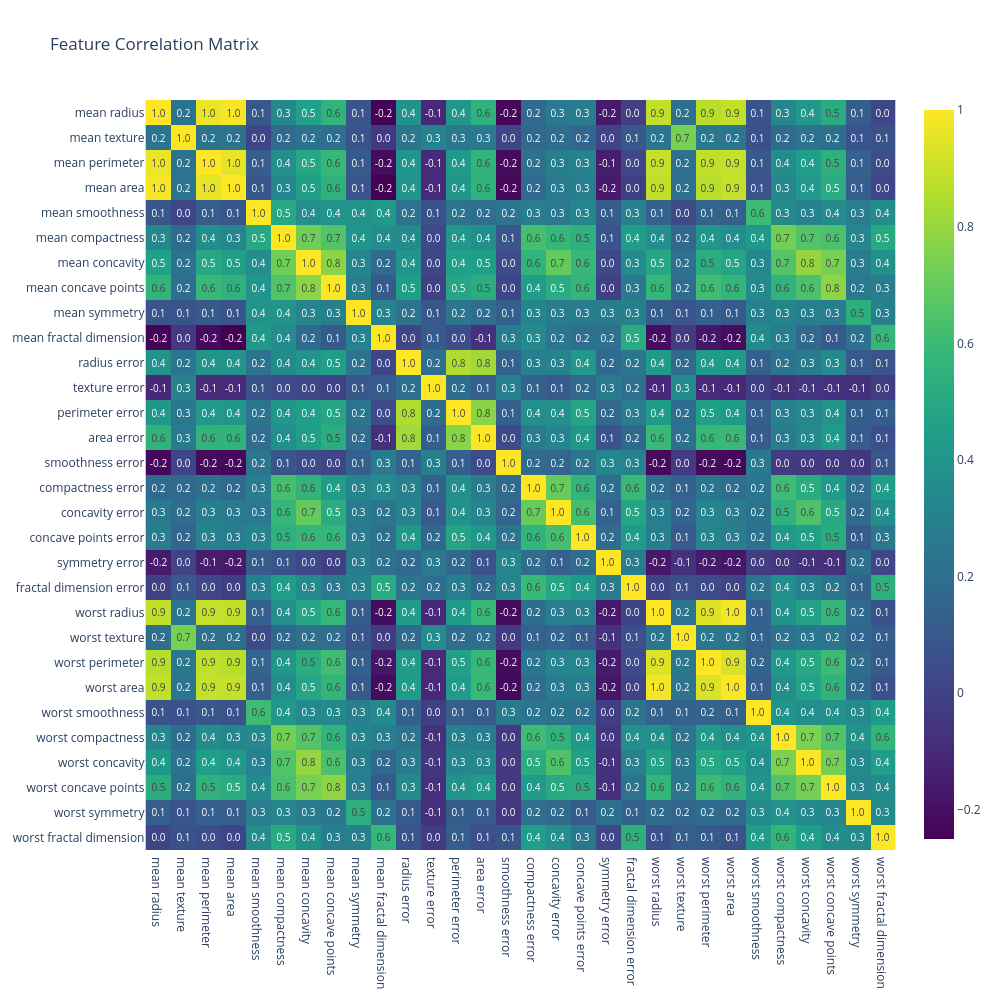

Notebook source saved alongside this figure:
### Markdown cell above
## Correlation analysis

### Code cell
print("Kendall correlation matrix between features")

corr = X_train.corr(method='kendall')

fig = px.imshow(
    corr,
    color_continuous_scale="viridis",
    title="Feature Correlation Matrix",
    text_auto=".1f" 
)

fig.update_traces(
    textfont_size=10 
)

fig.update_layout(
    height=1000,
    width=1000
)

fig.show()

### Figure 1 — Plotly figure (JSON) as saved in the notebook; plotly's stock layout.template omitted (floating-point values rounded to 4 significant figures; data arrays with more than 128 entries replaced by an {"elided": "..."} marker saying what was removed)
{"data": [{"coloraxis": "coloraxis", "hovertemplate": "x: %{x}<br>y: %{y}<br>color: %{z}<extra></extra>", "name": "0", "textfont": {"size": 10}, "texttemplate": "%{z:.1f}", "type": "heatmap", "x": ["mean radius", "mean texture", "mean perimeter", "mean area", "mean smoothness", "mean compactness", "mean concavity", "mean concave points", "mean symmetry", "mean fractal dimension", "radius error", "texture error", "perimeter error", "area error", "smoothness error", "compactness error", "concavity error", "concave points error", "symmetry error", "fractal dimension error", "worst radius", "worst texture", "worst perimeter", "worst area", "worst smoothness", "worst compactness", "worst concavity", "worst concave points", "worst symmetry", "worst fractal dimension"], "xaxis": "x", "y": ["mean radius", "mean texture", "mean perimeter", "mean area", "mean smoothness", "mean compactness", "mean concavity", "mean concave points", "mean symmetry", "mean fractal dimension", "radius error", "texture error", "perimeter error", "area error", "smoothness error", "compactness error", "concavity error", "concave points error", "symmetry error", "fractal dimension error", "worst radius", "worst texture", "worst perimeter", "worst area", "worst smoothness", "worst compactness", "worst concavity", "worst concave points", "worst symmetry", "worst fractal dimension"], "yaxis": "y", "z": {"elided": "30x30 float values"}}], "layout": {"coloraxis": {"colorscale": [[0, "#440154"], [0.1111, "#482878"], [0.2222, "#3e4989"], [0.3333, "#31688e"], [0.4444, "#26828e"], [0.5556, "#1f9e89"], [0.6667, "#35b779"], [0.7778, "#6ece58"], [0.8889, "#b5de2b"], [1, "#fde725"]]}, "height": 1000, "title": {"text": "Feature Correlation Matrix"}, "width": 1000, "xaxis": {"anchor": "y", "constrain": "domain", "domain": [0, 1], "scaleanchor": "y"}, "yaxis": {"anchor": "x", "autorange": "reversed", "constrain": "domain", "domain": [0, 1]}}}
